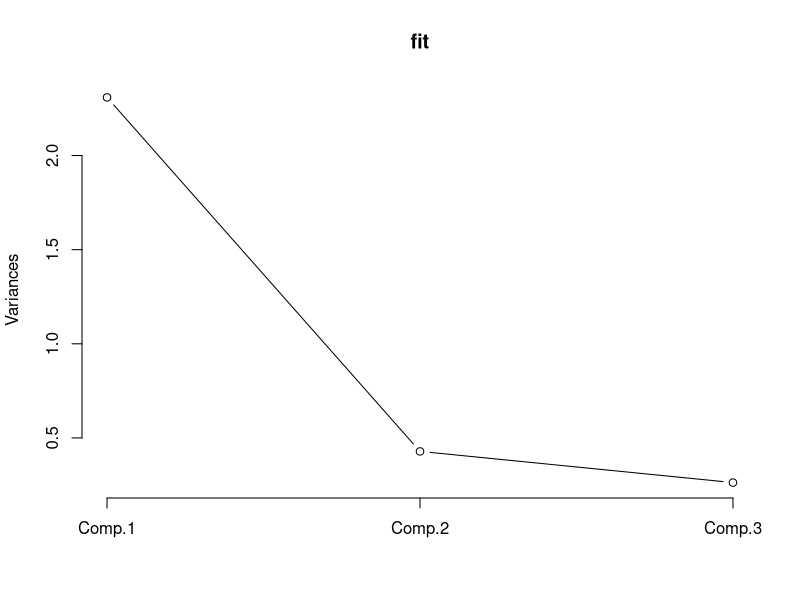
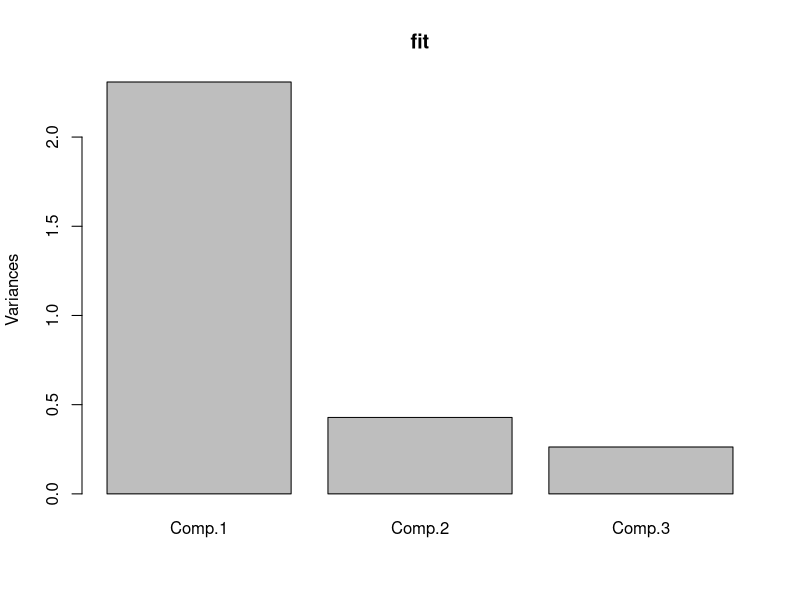

Generate these figures, in order, with R:
library(readxl)
library(Hmisc)
metrics <- read.csv("../results/metrics.csv")
# WMC <- read.csv('../results/WMC.csv', sep=';')
aggr_beh <- read_excel("../results/aggr_beh.xlsx", col_types = c("numeric", "blank", "blank", "text", "numeric", 
                                                      "numeric", "numeric", "numeric", "numeric", 
                                                      "blank", "numeric", "numeric", "numeric", 
                                                      "numeric", "numeric", "numeric", "numeric", 
                                                      "numeric", "text", "numeric", "numeric", 
                                                      "numeric", "numeric", "numeric", "numeric", 
                                                      "numeric", "numeric", "blank", "numeric", 
                                                      "numeric", "numeric", "blank", "numeric", 
                                                      "numeric", "numeric", "blank", "numeric", 
                                                      "numeric", "numeric", "numeric", "numeric", 
                                                      "numeric", "numeric", "numeric", "numeric", 
                                                      "numeric", "numeric", "numeric", "numeric", 
                                                      "blank", "blank", "blank", "numeric", 
                                                       "numeric", "numeric", "numeric"))

data <- merge(metrics, aggr_beh, by.x="PART_ID", by.y="KOD")
# data <- merge(data, WMC, by.x = "PART_ID", by.y="Part_id")
data$mc <- data$MC_4 - (1 - data$MC_123) / 3
data$csp <- (data$CS_LET_4 + data$CS_LET_6 + data$CS_LET_8) / 3
data$arr <- (data$ARR_LET_5 + data$ARR_LET_7 + data$ARR_LET_9) / 3

# data$EASY_DUR_1 <- ((data$RV_AVG_DUR_EASY_CORR_3 + data$RV_AVG_DUR_EASY_CORR_4) / 2) / ((data$RV_AVG_DUR_EASY_CONTROL_3 + data$RV_AVG_DUR_EASY_CONTROL_4) / 2)
#data$EASY_DUR_2 <- ((data$RV_AVG_DUR_EASY_CORR_3 + data$RV_AVG_DUR_EASY_CORR_4) / 2) / ((data$RV_AVG_DUR_EASY_CONTROL_3 + data$RV_AVG_DUR_EASY_CONTROL_4) / 2)
# data$MED_DUR_1 <- ((data$RV_AVG_DUR_MEDIUM_CORR_3 + data$RV_AVG_DUR_MEDIUM_CORR_4) / 2) / ((data$RV_AVG_DUR_MEDIUM_CONTROL_3 + data$RV_AVG_DUR_MEDIUM_CONTROL_4) / 2)
#data$MED_DUR_2 <- (((data$RV_AVG_DUR_MEDIUM_CORR_3 + data$RV_AVG_DUR_MEDIUM_CORR_4) / 2 + (data$RV_AVG_DUR_MEDIUM_SMALL_ERROR_3 + data$RV_AVG_DUR_MEDIUM_SMALL_ERROR_4) / 2) / 2) / ((data$RV_AVG_DUR_MEDIUM_CONTROL_3 + data$RV_AVG_DUR_MEDIUM_CONTROL_4) / 2)
#data$HARD_DUR_1 <- ((data$RV_AVG_DUR_HARD_CORR_3 + data$RV_AVG_DUR_HARD_CORR_4) / 2) / ((data$RV_AVG_DUR_HARD_CONTROL_3 + data$RV_AVG_DUR_HARD_CONTROL_4) / 2)
#data$HARD_DUR_2 <- (data$RV_AVG_DUR_HARD_BIG_ERROR_3 + data$RV_AVG_DUR_HARD_BIG_ERROR_4 + data$RV_AVG_DUR_HARD_CONTROL_3 + data$RV_AVG_DUR_HARD_CONTROL_4 + data$RV_AVG_DUR_HARD_CORR_3 + data$RV_AVG_DUR_HARD_CORR_4 + data$RV_AVG_DUR_HARD_SMALL_ERROR_3 + data$RV_AVG_DUR_HARD_SMALL_ERROR_4) / (data$RV_AVG_DUR_HARD_CONTROL_3 + data$RV_AVG_DUR_HARD_CONTROL_4)
#data$EASY_FIX_1 <- (data$RV_SUM_FIX_EASY_CORR_3 + data$RV_SUM_FIX_EASY_CORR_4) / (data$RV_SUM_FIX_EASY_BIG_ERROR_3 + data$RV_SUM_FIX_EASY_BIG_ERROR_4 + data$RV_SUM_FIX_EASY_CONTROL_3 + data$RV_SUM_FIX_EASY_CONTROL_4 + data$RV_SUM_FIX_EASY_CORR_3 + data$RV_SUM_FIX_EASY_CORR_4 + data$RV_SUM_FIX_EASY_SMALL_ERROR_3 + data$RV_SUM_FIX_EASY_SMALL_ERROR_4)
#data$EASY_FIX_2 <- (data$RV_SUM_FIX_EASY_CORR_3 + data$RV_SUM_FIX_EASY_CORR_4) / (data$RV_SUM_FIX_EASY_BIG_ERROR_3 + data$RV_SUM_FIX_EASY_BIG_ERROR_4 + data$RV_SUM_FIX_EASY_CONTROL_3 + data$RV_SUM_FIX_EASY_CONTROL_4 + data$RV_SUM_FIX_EASY_CORR_3 + data$RV_SUM_FIX_EASY_CORR_4 + data$RV_SUM_FIX_EASY_SMALL_ERROR_3 + data$RV_SUM_FIX_EASY_SMALL_ERROR_4)
#data$MED_FIX_1 <- (data$RV_SUM_FIX_MEDIUM_CORR_3 + data$RV_SUM_FIX_MEDIUM_CORR_4) / (data$RV_SUM_FIX_MEDIUM_BIG_ERROR_3 + data$RV_SUM_FIX_MEDIUM_BIG_ERROR_4 + data$RV_SUM_FIX_MEDIUM_CONTROL_3 + data$RV_SUM_FIX_MEDIUM_CONTROL_4 + data$RV_SUM_FIX_MEDIUM_CORR_3 + data$RV_SUM_FIX_MEDIUM_CORR_4 + data$RV_SUM_FIX_MEDIUM_SMALL_ERROR_3 + data$RV_SUM_FIX_MEDIUM_SMALL_ERROR_4)
#data$MED_FIX_2 <- (data$RV_SUM_FIX_MEDIUM_CORR_3 + data$RV_SUM_FIX_MEDIUM_CORR_4 + data$RV_SUM_FIX_MEDIUM_SMALL_ERROR_3 + data$RV_SUM_FIX_MEDIUM_SMALL_ERROR_4) / (data$RV_SUM_FIX_MEDIUM_BIG_ERROR_3 + data$RV_SUM_FIX_MEDIUM_BIG_ERROR_4 + data$RV_SUM_FIX_MEDIUM_CONTROL_3 + data$RV_SUM_FIX_MEDIUM_CONTROL_4 + data$RV_SUM_FIX_MEDIUM_CORR_3 + data$RV_SUM_FIX_MEDIUM_CORR_4 + data$RV_SUM_FIX_MEDIUM_SMALL_ERROR_3 + data$RV_SUM_FIX_MEDIUM_SMALL_ERROR_4)
# data$HARD_FIX_1 <- (data$RV_SUM_FIX_HARD_CORR_3 + data$RV_SUM_FIX_HARD_CORR_4) / (data$RV_SUM_FIX_HARD_BIG_ERROR_3 + data$RV_SUM_FIX_HARD_BIG_ERROR_4 + data$RV_SUM_FIX_HARD_CONTROL_3 + data$RV_SUM_FIX_HARD_CONTROL_4 + data$RV_SUM_FIX_HARD_CORR_3 + data$RV_SUM_FIX_HARD_CORR_4 + data$RV_SUM_FIX_HARD_SMALL_ERROR_3 + data$RV_SUM_FIX_HARD_SMALL_ERROR_4)
#data$HARD_FIX_2 <- (data$RV_SUM_FIX_HARD_BIG_ERROR_3 + data$RV_SUM_FIX_HARD_BIG_ERROR_4+data$RV_SUM_FIX_HARD_CORR_3 + data$RV_SUM_FIX_HARD_CORR_4 + data$RV_SUM_FIX_HARD_SMALL_ERROR_3 + data$RV_SUM_FIX_HARD_SMALL_ERROR_4) / (data$RV_SUM_FIX_HARD_BIG_ERROR_3 + data$RV_SUM_FIX_HARD_BIG_ERROR_4 + data$RV_SUM_FIX_HARD_CONTROL_3 + data$RV_SUM_FIX_HARD_CONTROL_4 + data$RV_SUM_FIX_HARD_CORR_3 + data$RV_SUM_FIX_HARD_CORR_4 + data$RV_SUM_FIX_HARD_SMALL_ERROR_3 + data$RV_SUM_FIX_HARD_SMALL_ERROR_4)


#data$ALLOC_EASY <- (scale(data$EASY_DUR_2) + scale(data$EASY_FIX_2)) / 2 
#data$ALLOC_MED <- (scale(data$MED_DUR_2) + scale(data$MED_FIX_2)) / 2 
#data$ALLOC_HARD <- (scale(data$HARD_DUR_2) + scale(data$HARD_FIX_2)) / 2 

data$X <- NULL

gf_factors <- c('RAV', 'TAO', 'FIG')
gf <- data[gf_factors]
gf.fact <- factanal(x=gf, factors = 1, rotation = 'varimax', scores = 'regression')
data$GF <- gf.fact$scores

wmc <- data[c('mc', 'csp', 'arr')]
wmc.fact <- factanal(x=wmc, factors = 1, rotation = 'varimax', scores = 'regression')
data$WMC <- wmc.fact$scores

write.csv(data, file='FAN_ET_aggr.csv', sep=',')
#rcorr(as.matrix(data[c('NT_EASY', 'RTM_EASY')]), type="pearson")
#library("ggpubr")
#ggscatter(data, x = "NT_EASY", y = "RTM_EASY", 
#          add = "reg.line", conf.int = TRUE, 
#          cor.coef = TRUE, cor.method = "pearson",
#          xlab = "NT_EASY", ylab = "RTM_EASY")

# Pricipal Components Analysis
# entering raw data and extracting PCs 
# from the correlation matrix 

# 
fit <- princomp(data[gf_factors], cor=TRUE)
summary(fit) # print variance accounted for 
loadings(fit) # pc loadings 
plot(fit,type="lines") # scree plot
plot(fit)
#data$wmc <- fit$scores # the principal components
#biplot(fit)
